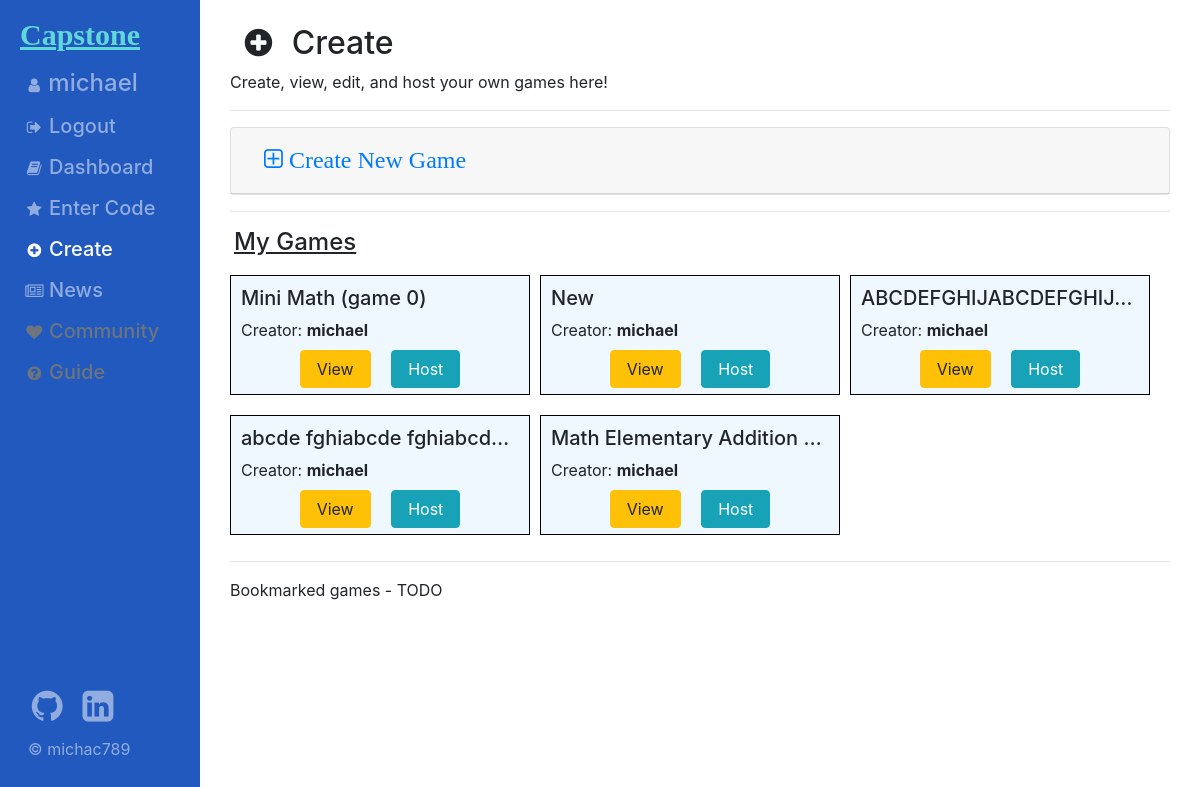
The page /create (signed in) on the database its author committed.
### sso/models.py (models this page shows)
class User(AbstractUser):
    TIER = [
        ("T5", "SuspendedUser"),
        ("T4", "User"),
        ("T3", "StarUser"),
        ("T2", "Admin"),
        ("T1", "SuperAdmin"),
    ]
    status = models.CharField(max_length=2, choices=TIER, default="T4")

### livequiz/models.py (models this page shows, shortened)
class Game(models.Model):
    id = models.AutoField(primary_key=True)
    creator = models.ForeignKey(User, on_delete=models.CASCADE, related_name="games")
    title = models.CharField(max_length=64, unique=True)
    description = models.CharField(max_length=256)
    date_created = models.DateField(auto_now=True)

### livequiz/views.py (the view, shortened to what this page needs)
# urls.py: path("create", views.createGame, name="create"),
def createGame(request):
    if request.user.is_anonymous:
        return render(request, "livequiz/create.html", { "anonymous": True, "active": "create",})
    return render(request, "livequiz/create.html", {
        "form": GameForm, "active": "create",
        "mygames": Game.objects.filter(creator = request.user),
    })

### livequiz/templates/livequiz/create.html (shortened to what this page needs)
{% extends 'layout/root.html' %}
{% load static %}
{% block script %}
    <link href="{% static 'livequiz/create.css' %}" rel="stylesheet">
{% endblock script %}
{% block body %}
    <div class="container">
        <section class="h2 pl-2 pt-2">
            <i class="fa fa-plus-circle fa-fw"></i>
            <span class="p-1">Create</span>
        </section>
        <section class="font-weight-normal">
            Create, view, edit, and host your own games here!
        </section><hr>
        {% if anonymous %}
            <section class="alert alert-danger">
                Please kindly log in to access all these features:<br>
                &bull; Create and edit your own game<br>
                &bull; View your own games and bookmark other games<br>
                &bull; Host a game session with your own / other games<br>
            </section>
        {% else %}
                <div id="accordion">
                    <div class="card">
                        <div class="card-header" id="headingOne">
                            <h4 class="mb-0 h4">
                                <button class="btn btn-link" data-toggle="collapse" data-target="#collapseOne" aria-expanded="false" aria-controls="collapseOne">
                                    <i class="fa fa-plus-square-o" style="font-size:24px">
                                        Create New Game
                                    </i>
                                </button>
                            </h4>
                        </div>
                    </div>
                </div><hr>
                <div>
                    <section class="h4">
                        <span class="p-1">
                            <u>My Games</u>
                        </span>
                    </section>
                    <div class="wrap">
                        {% for game in mygames %}
                            <div class="gamediv">
                                <section class="h5">
                                    <wrap>{{ game.title }}</wrap>
                                </section>
                                <section class="font-weight-normal">
                                    Creator: <b>{{ game.creator.username }}</b>
                                </section>
                                <section class="text-center">
                                    <a href="{% url 'livequiz:edit' game_id=game.id %}">
                                        <button class="btn btn-warning m-2 px-3">
                                            View
                                        </button>
                                    </a>
                                    <form action="{% url 'livequiz:host' game_id=game.id %}" class="inl" method="POST">
                                        <button type="submit" class="btn btn-info m-2 px-3">
                                            Host
                                        </button>
                                    </form>
                                </section>
                            </div>
                        {% empty %}
                            You have not created any games yet.
                        {% endfor %}
                    </div>
                </div><hr>
                <div>
                    Bookmarked games - TODO
                </div>
            </div>
        {% endif %}
{% endblock body %}

### sso/templates/layout/sidebar.html (shortened to what this page needs)
{% load static %}
<ul class="flex-md-column flex-row navbar-nav w-100 justify-content-between">
    <div id="capstonetitle">
    </div>
    <li class="nav-item ml-2">
        <span class="font-weight-bold mt-4">
            <a href="{% url 'sso:comingsoon' %}" class="nav-link pl-0">
                <i class="fa fa-user fa-fw"></i>
                <span class="d-none d-md-inline">
                    {% if user.is_authenticated %}
                        <strong class="h4">{{ user.username }}</strong>
                    {% else %}
                        Not logged in.
                    {% endif %}
                </span>
            </a>
        </span>
    </li>
    {% if user.is_authenticated %}
        <li class="nav-item ml-2">
            <a class="nav-link pl-0" href="{% url 'sso:logout' %}">
                <i class="fa fa-sign-out fa-fw"></i>
                <span class="d-none d-md-inline h5">Logout</span>
            </a>
        </li>
    {% endif %}
    {% if active == "index" %}
        <li class="nav-item ml-2 active">
            <a class="nav-link pl-0" href="{% url 'livequiz:index' %}">
                <i class="fa fa-book fa-fw"></i>
                <span class="d-none d-md-inline h5">Dashboard</span>
            </a>
        </li>
    {% else %}
        <li class="nav-item ml-2">
            <a class="nav-link pl-0" href="{% url 'livequiz:index' %}">
                <i class="fa fa-book fa-fw"></i>
                <span class="d-none d-md-inline h5">Dashboard</span>
            </a>
        </li>
    {% endif %}
    {% if active == "entercode" %}
        <li class="nav-item ml-2 active">
            <a class="nav-link pl-0" href="{% url 'livequiz:entercode' %}">
                <i class="fa fa-star fa-fw"></i>
                <span class="d-none d-md-inline h5">Enter Code</span>
            </a>
        </li>
    {% else %}
        <li class="nav-item ml-2">
            <a class="nav-link pl-0" href="{% url 'livequiz:entercode' %}">
                <i class="fa fa-star fa-fw"></i>
                <span class="d-none d-md-inline h5">Enter Code</span>
            </a>
        </li>
    {% endif %}
    {% if active == "create" %}
        <li class="nav-item ml-2 active">
            <a class="nav-link pl-0" href="{% url 'livequiz:create' %}">
                <i class="fa fa-plus-circle fa-fw"></i>
                <span class="d-none d-md-inline h5">Create</span>
            </a>
        </li>
    {% endif %}
    {% if active == "news" %}
        <li class="nav-item ml-2 active">
            <a class="nav-link pl-0" href="{% url 'news:index' %}">
                <i class="fa fa-newspaper-o fa-fw"></i>
                <span class="d-none d-md-inline h5">News</span>
            </a>
        </li>
    {% else %}
        <li class="nav-item ml-2">
            <a class="nav-link pl-0" href="{% url 'news:index' %}">
                <i class="fa fa-newspaper-o fa-fw"></i>
                <span class="d-none d-md-inline h5">News</span>
            </a>
        </li>
    {% endif %}
    <li class="nav-item ml-2">
        <a class="nav-link pl-0" href="{% url 'sso:comingsoon' %}">
            <i class="fa fa-heart codeply fa-fw text-muted"></i>
            <span class="d-none d-md-inline h5 text-muted">Community</span>
        </a>
    </li>
    <li class="nav-item ml-2">
        <a class="nav-link pl-0" href="{% url 'sso:comingsoon' %}">
            <i class="fa fa-question-circle fa-fw text-muted"></i>
            <span class="d-none d-md-inline h5 text-muted">Guide</span>
        </a>
    </li>
    <li class="nav-item ml-2 d-none d-md-inline btm-pos">
        <div class="nav-link pl-0" href="https://github.com/michac789">
            <a class="colwh" href="https://github.com/michac789">
                <i class="fa fa-github fa-fw" style="font-size:36px"></i>
            </a>
            <a class="colwh" href="https://sg.linkedin.com/in/michael-andrew-chan-144a29219">
                <i class="fa fa-linkedin-square fa-fw" style="font-size:36px"></i>
            </a>
        </div>
        <div class="colwh p-1">
            <p>&copy; michac789</p>
        </div>
    </li>
</ul>

### sso/static/sso/layout.css (style rules this page uses)
.btm-pos { position: absolute; top: 85vh; }
.colwh { color: rgba(255, 255, 255, 0.5); }

### livequiz/static/livequiz/create.css (style rules this page uses)
.wrap { display: flex; flex-wrap: wrap; }
.wrap > .gamediv { margin-top: 10px; margin-bottom: 10px; margin-right: 10px; padding: 10px; background-color: aliceblue; width: 300px; height: 120px; border: 1px solid black; }
.wrap > div > section { white-space: nowrap; overflow: hidden; text-overflow: ellipsis; }
.inl { display: inline; }

### rows shown on the page
User: username "michael"
Game: title "Mini Math (game 0)", creator.username "michael"
Game: title "New", creator.username "michael"
Game: title "ABCDEFGHIJABCDEFGHIJ…", creator.username "michael"
Game: title "abcde fghiabcde fghiabcd…", creator.username "michael"
Game: title "Math Elementary Addition…", creator.username "michael"
